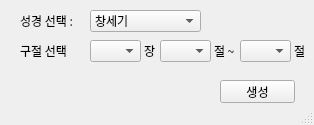
<?xml version="1.0" encoding="UTF-8"?>
<ui version="4.0">
 <class>MainWindow</class>
 <widget class="QMainWindow" name="MainWindow">
  <property name="geometry">
   <rect>
    <x>0</x>
    <y>0</y>
    <width>314</width>
    <height>125</height>
   </rect>
  </property>
  <property name="font">
   <font>
    <family>나눔고딕</family>
   </font>
  </property>
  <property name="windowTitle">
   <string>MainWindow</string>
  </property>
  <property name="documentMode">
   <bool>false</bool>
  </property>
  <widget class="QWidget" name="centralwidget">
   <widget class="QLabel" name="label_2">
    <property name="geometry">
     <rect>
      <x>20</x>
      <y>40</y>
      <width>71</width>
      <height>21</height>
     </rect>
    </property>
    <property name="text">
     <string>구절 선택</string>
    </property>
   </widget>
   <widget class="QComboBox" name="comboBox">
    <property name="geometry">
     <rect>
      <x>90</x>
      <y>10</y>
      <width>111</width>
      <height>22</height>
     </rect>
    </property>
    <item>
     <property name="text">
      <string>창세기</string>
     </property>
    </item>
    <item>
     <property name="text">
      <string>출애굽기</string>
     </property>
    </item>
    <item>
     <property name="text">
      <string>레위기</string>
     </property>
    </item>
    <item>
     <property name="text">
      <string>민수기</string>
     </property>
    </item>
    <item>
     <property name="text">
      <string>신명기</string>
     </property>
    </item>
    <item>
     <property name="text">
      <string>여호수아</string>
     </property>
    </item>
    <item>
     <property name="text">
      <string>사사기</string>
     </property>
    </item>
    <item>
     <property name="text">
      <string>룻기</string>
     </property>
    </item>
    <item>
     <property name="text">
      <string>사무엘상</string>
     </property>
    </item>
    <item>
     <property name="text">
      <string>사무엘하</string>
     </property>
    </item>
    <item>
     <property name="text">
      <string>열왕기상</string>
     </property>
    </item>
    <item>
     <property name="text">
      <string>열왕기하</string>
     </property>
    </item>
    <item>
     <property name="text">
      <string>역대상</string>
     </property>
    </item>
    <item>
     <property name="text">
      <string>역대하</string>
     </property>
    </item>
    <item>
     <property name="text">
      <string>에스라</string>
     </property>
    </item>
    <item>
     <property name="text">
      <string>느헤미야</string>
     </property>
    </item>
    <item>
     <property name="text">
      <string>에스더</string>
     </property>
    </item>
    <item>
     <property name="text">
      <string>욥기</string>
     </property>
    </item>
    <item>
     <property name="text">
      <string>시편</string>
     </property>
    </item>
    <item>
     <property name="text">
      <string>잠언</string>
     </property>
    </item>
    <item>
     <property name="text">
      <string>전도서</string>
     </property>
    </item>
    <item>
     <property name="text">
      <string>아가</string>
     </property>
    </item>
    <item>
     <property name="text">
      <string>이사야</string>
     </property>
    </item>
    <item>
     <property name="text">
      <string>예레미야</string>
     </property>
    </item>
    <item>
     <property name="text">
      <string>예레미야애가</string>
     </property>
    </item>
    <item>
     <property name="text">
      <string>에스겔</string>
     </property>
    </item>
    <item>
     <property name="text">
      <string>다니엘</string>
     </property>
    </item>
    <item>
     <property name="text">
      <string>호세아</string>
     </property>
    </item>
    <item>
     <property name="text">
      <string>요엘</string>
     </property>
    </item>
    <item>
     <property name="text">
      <string>아모스</string>
     </property>
    </item>
    <item>
     <property name="text">
      <string>오바댜</string>
     </property>
    </item>
    <item>
     <property name="text">
      <string>요나</string>
     </property>
    </item>
    <item>
     <property name="text">
      <string>미가</string>
     </property>
    </item>
    <item>
     <property name="text">
      <string>나훔</string>
     </property>
    </item>
    <item>
     <property name="text">
      <string>하박국</string>
     </property>
    </item>
    <item>
     <property name="text">
      <string>스바냐</string>
     </property>
    </item>
    <item>
     <property name="text">
      <string>학개</string>
     </property>
    </item>
    <item>
     <property name="text">
      <string>스가랴</string>
     </property>
    </item>
    <item>
     <property name="text">
      <string>말라기</string>
     </property>
    </item>
    <item>
     <property name="text">
      <string>마태복음</string>
     </property>
    </item>
    <item>
     <property name="text">
      <string>마가복음</string>
     </property>
    </item>
    <item>
     <property name="text">
      <string>누가복음</string>
     </property>
    </item>
    <item>
     <property name="text">
      <string>요한복음</string>
     </property>
    </item>
    <item>
     <property name="text">
      <string>사도행전</string>
     </property>
    </item>
    <item>
     <property name="text">
      <string>로마서</string>
     </property>
    </item>
    <item>
     <property name="text">
      <string>고린도전서</string>
     </property>
    </item>
    <item>
     <property name="text">
      <string>고린도후서</string>
     </property>
    </item>
    <item>
     <property name="text">
      <string>갈라디아서</string>
     </property>
    </item>
    <item>
     <property name="text">
      <string>에베소서</string>
     </property>
    </item>
    <item>
     <property name="text">
      <string>빌립보서</string>
     </property>
    </item>
    <item>
     <property name="text">
      <string>골로새서</string>
     </property>
    </item>
    <item>
     <property name="text">
      <string>데살로니가전서</string>
     </property>
    </item>
    <item>
     <property name="text">
      <string>데살로니가후서</string>
     </property>
    </item>
    <item>
     <property name="text">
      <string>디모데전서</string>
     </property>
    </item>
    <item>
     <property name="text">
      <string>디모데후서</string>
     </property>
    </item>
    <item>
     <property name="text">
      <string>디도서</string>
     </property>
    </item>
    <item>
     <property name="text">
      <string>빌레몬서</string>
     </property>
    </item>
    <item>
     <property name="text">
      <string>히브리서</string>
     </property>
    </item>
    <item>
     <property name="text">
      <string>야고보서</string>
     </property>
    </item>
    <item>
     <property name="text">
      <string>베드로전서</string>
     </property>
    </item>
    <item>
     <property name="text">
      <string>베드로후서</string>
     </property>
    </item>
    <item>
     <property name="text">
      <string>요한일서</string>
     </property>
    </item>
    <item>
     <property name="text">
      <string>요한이서</string>
     </property>
    </item>
    <item>
     <property name="text">
      <string>요한삼서</string>
     </property>
    </item>
    <item>
     <property name="text">
      <string>유다서</string>
     </property>
    </item>
    <item>
     <property name="text">
      <string>요한계시록</string>
     </property>
    </item>
   </widget>
   <widget class="QComboBox" name="comboBox_3">
    <property name="geometry">
     <rect>
      <x>90</x>
      <y>40</y>
      <width>51</width>
      <height>22</height>
     </rect>
    </property>
    <property name="cursor">
     <cursorShape>ArrowCursor</cursorShape>
    </property>
   </widget>
   <widget class="QLabel" name="label_4">
    <property name="geometry">
     <rect>
      <x>144</x>
      <y>40</y>
      <width>21</width>
      <height>21</height>
     </rect>
    </property>
    <property name="text">
     <string>장</string>
    </property>
   </widget>
   <widget class="QComboBox" name="comboBox_4">
    <property name="geometry">
     <rect>
      <x>160</x>
      <y>40</y>
      <width>51</width>
      <height>22</height>
     </rect>
    </property>
   </widget>
   <widget class="QLabel" name="label_5">
    <property name="geometry">
     <rect>
      <x>214</x>
      <y>40</y>
      <width>21</width>
      <height>21</height>
     </rect>
    </property>
    <property name="text">
     <string>절 ~</string>
    </property>
   </widget>
   <widget class="QLabel" name="label_6">
    <property name="geometry">
     <rect>
      <x>294</x>
      <y>40</y>
      <width>21</width>
      <height>21</height>
     </rect>
    </property>
    <property name="text">
     <string>절</string>
    </property>
   </widget>
   <widget class="QComboBox" name="comboBox_6">
    <property name="geometry">
     <rect>
      <x>240</x>
      <y>40</y>
      <width>51</width>
      <height>22</height>
     </rect>
    </property>
   </widget>
   <widget class="QLabel" name="label_8">
    <property name="geometry">
     <rect>
      <x>20</x>
      <y>10</y>
      <width>71</width>
      <height>21</height>
     </rect>
    </property>
    <property name="text">
     <string>성경 선택 :</string>
    </property>
   </widget>
   <widget class="QPushButton" name="pushButton">
    <property name="geometry">
     <rect>
      <x>220</x>
      <y>80</y>
      <width>75</width>
      <height>23</height>
     </rect>
    </property>
    <property name="text">
     <string>생성</string>
    </property>
   </widget>
  </widget>
  <widget class="QMenuBar" name="menubar">
   <property name="geometry">
    <rect>
     <x>0</x>
     <y>0</y>
     <width>314</width>
     <height>21</height>
    </rect>
   </property>
  </widget>
  <widget class="QStatusBar" name="statusbar"/>
 </widget>
 <resources/>
 <connections/>
</ui>
